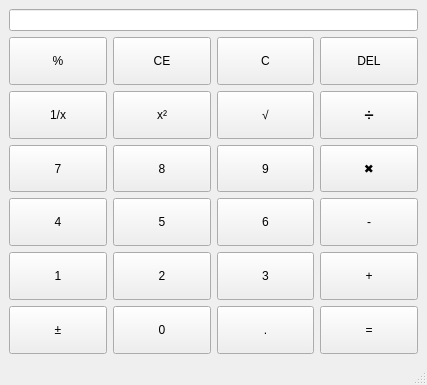
<?xml version="1.0" encoding="UTF-8"?>
<ui version="4.0">
 <class>MainWindow</class>
 <widget class="QMainWindow" name="MainWindow">
  <property name="geometry">
   <rect>
    <x>0</x>
    <y>0</y>
    <width>427</width>
    <height>385</height>
   </rect>
  </property>
  <property name="sizePolicy">
   <sizepolicy hsizetype="Minimum" vsizetype="Preferred">
    <horstretch>0</horstretch>
    <verstretch>0</verstretch>
   </sizepolicy>
  </property>
  <property name="windowTitle">
   <string>MainWindow</string>
  </property>
  <widget class="QWidget" name="centralwidget">
   <layout class="QVBoxLayout" name="verticalLayout">
    <item>
     <layout class="QGridLayout" name="gridLayout">
      <item row="2" column="3">
       <widget class="QPushButton" name="pushButton_7">
        <property name="sizePolicy">
         <sizepolicy hsizetype="Expanding" vsizetype="Preferred">
          <horstretch>0</horstretch>
          <verstretch>0</verstretch>
         </sizepolicy>
        </property>
        <property name="text">
         <string>➗</string>
        </property>
       </widget>
      </item>
      <item row="3" column="2">
       <widget class="QPushButton" name="btmNum9">
        <property name="sizePolicy">
         <sizepolicy hsizetype="Expanding" vsizetype="Preferred">
          <horstretch>0</horstretch>
          <verstretch>0</verstretch>
         </sizepolicy>
        </property>
        <property name="text">
         <string>9</string>
        </property>
       </widget>
      </item>
      <item row="6" column="0">
       <widget class="QPushButton" name="pushButton_24">
        <property name="sizePolicy">
         <sizepolicy hsizetype="Expanding" vsizetype="Preferred">
          <horstretch>0</horstretch>
          <verstretch>0</verstretch>
         </sizepolicy>
        </property>
        <property name="text">
         <string>±</string>
        </property>
       </widget>
      </item>
      <item row="5" column="2">
       <widget class="QPushButton" name="btmNum3">
        <property name="sizePolicy">
         <sizepolicy hsizetype="Expanding" vsizetype="Preferred">
          <horstretch>0</horstretch>
          <verstretch>0</verstretch>
         </sizepolicy>
        </property>
        <property name="text">
         <string>3</string>
        </property>
       </widget>
      </item>
      <item row="5" column="1">
       <widget class="QPushButton" name="btmNum2">
        <property name="sizePolicy">
         <sizepolicy hsizetype="Expanding" vsizetype="Preferred">
          <horstretch>0</horstretch>
          <verstretch>0</verstretch>
         </sizepolicy>
        </property>
        <property name="text">
         <string>2</string>
        </property>
       </widget>
      </item>
      <item row="4" column="3">
       <widget class="QPushButton" name="pushButton_15">
        <property name="sizePolicy">
         <sizepolicy hsizetype="Expanding" vsizetype="Preferred">
          <horstretch>0</horstretch>
          <verstretch>0</verstretch>
         </sizepolicy>
        </property>
        <property name="text">
         <string>-</string>
        </property>
       </widget>
      </item>
      <item row="5" column="0">
       <widget class="QPushButton" name="btmNum1">
        <property name="sizePolicy">
         <sizepolicy hsizetype="Expanding" vsizetype="Preferred">
          <horstretch>0</horstretch>
          <verstretch>0</verstretch>
         </sizepolicy>
        </property>
        <property name="text">
         <string>1</string>
        </property>
       </widget>
      </item>
      <item row="6" column="3">
       <widget class="QPushButton" name="pushButton_23">
        <property name="sizePolicy">
         <sizepolicy hsizetype="Expanding" vsizetype="Preferred">
          <horstretch>0</horstretch>
          <verstretch>0</verstretch>
         </sizepolicy>
        </property>
        <property name="text">
         <string>=</string>
        </property>
       </widget>
      </item>
      <item row="2" column="0">
       <widget class="QPushButton" name="pushButton_8">
        <property name="sizePolicy">
         <sizepolicy hsizetype="Expanding" vsizetype="Preferred">
          <horstretch>0</horstretch>
          <verstretch>0</verstretch>
         </sizepolicy>
        </property>
        <property name="text">
         <string>1/x</string>
        </property>
       </widget>
      </item>
      <item row="3" column="1">
       <widget class="QPushButton" name="btmNum8">
        <property name="sizePolicy">
         <sizepolicy hsizetype="Expanding" vsizetype="Preferred">
          <horstretch>0</horstretch>
          <verstretch>0</verstretch>
         </sizepolicy>
        </property>
        <property name="text">
         <string>8</string>
        </property>
       </widget>
      </item>
      <item row="1" column="1">
       <widget class="QPushButton" name="pushButton_2">
        <property name="sizePolicy">
         <sizepolicy hsizetype="Expanding" vsizetype="Preferred">
          <horstretch>0</horstretch>
          <verstretch>0</verstretch>
         </sizepolicy>
        </property>
        <property name="text">
         <string>CE</string>
        </property>
       </widget>
      </item>
      <item row="3" column="3">
       <widget class="QPushButton" name="pushButton_11">
        <property name="sizePolicy">
         <sizepolicy hsizetype="Expanding" vsizetype="Preferred">
          <horstretch>0</horstretch>
          <verstretch>0</verstretch>
         </sizepolicy>
        </property>
        <property name="text">
         <string>✖</string>
        </property>
       </widget>
      </item>
      <item row="4" column="2">
       <widget class="QPushButton" name="btmNum6">
        <property name="sizePolicy">
         <sizepolicy hsizetype="Expanding" vsizetype="Preferred">
          <horstretch>0</horstretch>
          <verstretch>0</verstretch>
         </sizepolicy>
        </property>
        <property name="text">
         <string>6</string>
        </property>
       </widget>
      </item>
      <item row="3" column="0">
       <widget class="QPushButton" name="btmNum7">
        <property name="sizePolicy">
         <sizepolicy hsizetype="Expanding" vsizetype="Preferred">
          <horstretch>0</horstretch>
          <verstretch>0</verstretch>
         </sizepolicy>
        </property>
        <property name="text">
         <string>7</string>
        </property>
       </widget>
      </item>
      <item row="2" column="1">
       <widget class="QPushButton" name="pushButton_5">
        <property name="sizePolicy">
         <sizepolicy hsizetype="Expanding" vsizetype="Preferred">
          <horstretch>0</horstretch>
          <verstretch>0</verstretch>
         </sizepolicy>
        </property>
        <property name="text">
         <string>x²</string>
        </property>
       </widget>
      </item>
      <item row="4" column="0">
       <widget class="QPushButton" name="btmNum4">
        <property name="sizePolicy">
         <sizepolicy hsizetype="Expanding" vsizetype="Preferred">
          <horstretch>0</horstretch>
          <verstretch>0</verstretch>
         </sizepolicy>
        </property>
        <property name="text">
         <string>4</string>
        </property>
       </widget>
      </item>
      <item row="6" column="2">
       <widget class="QPushButton" name="pushButton_22">
        <property name="sizePolicy">
         <sizepolicy hsizetype="Expanding" vsizetype="Preferred">
          <horstretch>0</horstretch>
          <verstretch>0</verstretch>
         </sizepolicy>
        </property>
        <property name="text">
         <string>.</string>
        </property>
       </widget>
      </item>
      <item row="2" column="2">
       <widget class="QPushButton" name="pushButton_6">
        <property name="sizePolicy">
         <sizepolicy hsizetype="Expanding" vsizetype="Preferred">
          <horstretch>0</horstretch>
          <verstretch>0</verstretch>
         </sizepolicy>
        </property>
        <property name="text">
         <string>√</string>
        </property>
       </widget>
      </item>
      <item row="5" column="3">
       <widget class="QPushButton" name="pushButton_19">
        <property name="sizePolicy">
         <sizepolicy hsizetype="Expanding" vsizetype="Preferred">
          <horstretch>0</horstretch>
          <verstretch>0</verstretch>
         </sizepolicy>
        </property>
        <property name="text">
         <string>+</string>
        </property>
       </widget>
      </item>
      <item row="1" column="2">
       <widget class="QPushButton" name="pushButton_3">
        <property name="sizePolicy">
         <sizepolicy hsizetype="Expanding" vsizetype="Preferred">
          <horstretch>0</horstretch>
          <verstretch>0</verstretch>
         </sizepolicy>
        </property>
        <property name="text">
         <string>C</string>
        </property>
       </widget>
      </item>
      <item row="1" column="0">
       <widget class="QPushButton" name="pushButton">
        <property name="sizePolicy">
         <sizepolicy hsizetype="Expanding" vsizetype="Preferred">
          <horstretch>0</horstretch>
          <verstretch>0</verstretch>
         </sizepolicy>
        </property>
        <property name="text">
         <string>%</string>
        </property>
       </widget>
      </item>
      <item row="4" column="1">
       <widget class="QPushButton" name="btmNum5">
        <property name="sizePolicy">
         <sizepolicy hsizetype="Expanding" vsizetype="Preferred">
          <horstretch>0</horstretch>
          <verstretch>0</verstretch>
         </sizepolicy>
        </property>
        <property name="text">
         <string>5</string>
        </property>
       </widget>
      </item>
      <item row="6" column="1">
       <widget class="QPushButton" name="btmNum0">
        <property name="sizePolicy">
         <sizepolicy hsizetype="Expanding" vsizetype="Preferred">
          <horstretch>0</horstretch>
          <verstretch>0</verstretch>
         </sizepolicy>
        </property>
        <property name="text">
         <string>0</string>
        </property>
       </widget>
      </item>
      <item row="1" column="3">
       <widget class="QPushButton" name="pushButton_4">
        <property name="sizePolicy">
         <sizepolicy hsizetype="Expanding" vsizetype="Preferred">
          <horstretch>0</horstretch>
          <verstretch>0</verstretch>
         </sizepolicy>
        </property>
        <property name="text">
         <string>DEL</string>
        </property>
       </widget>
      </item>
      <item row="0" column="0" colspan="4">
       <widget class="QLineEdit" name="lineEdit"/>
      </item>
     </layout>
    </item>
   </layout>
  </widget>
  <widget class="QMenuBar" name="menubar">
   <property name="geometry">
    <rect>
     <x>0</x>
     <y>0</y>
     <width>427</width>
     <height>23</height>
    </rect>
   </property>
  </widget>
  <widget class="QStatusBar" name="statusbar"/>
 </widget>
 <resources/>
 <connections/>
</ui>
